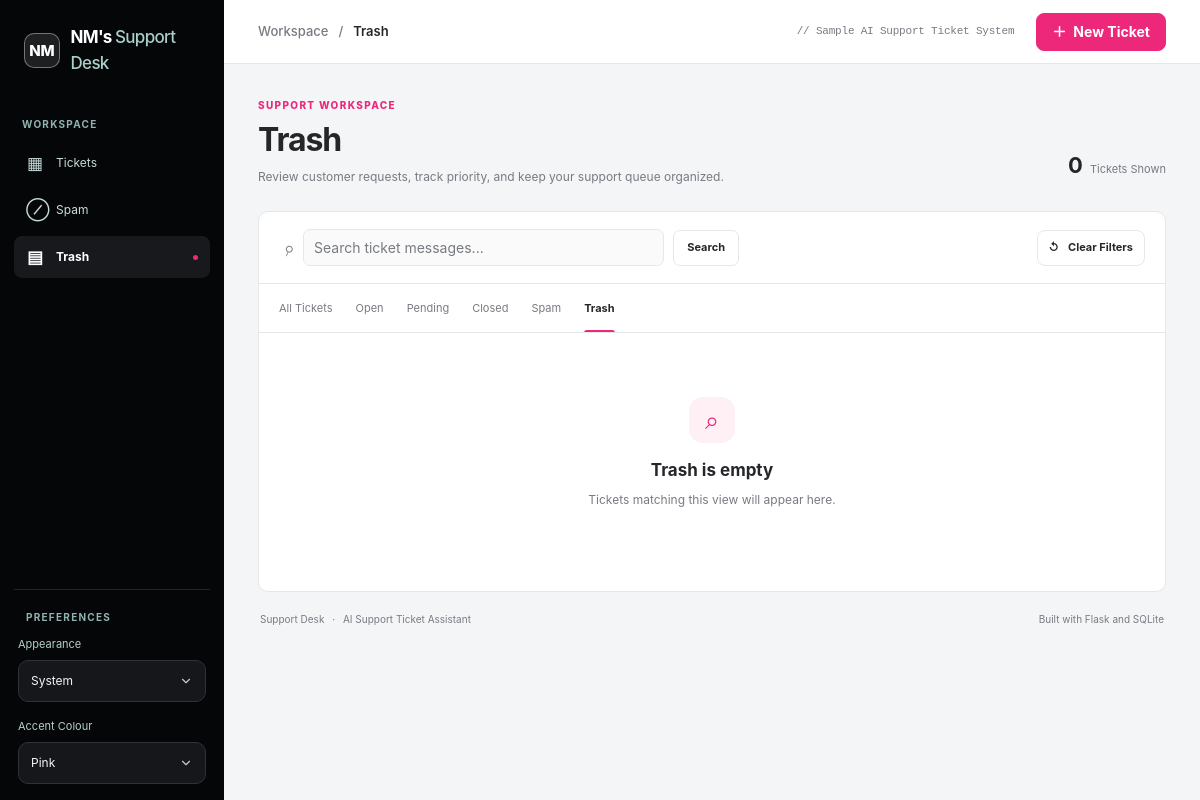
/?view=trash, run on an earlier commit of the app's database.
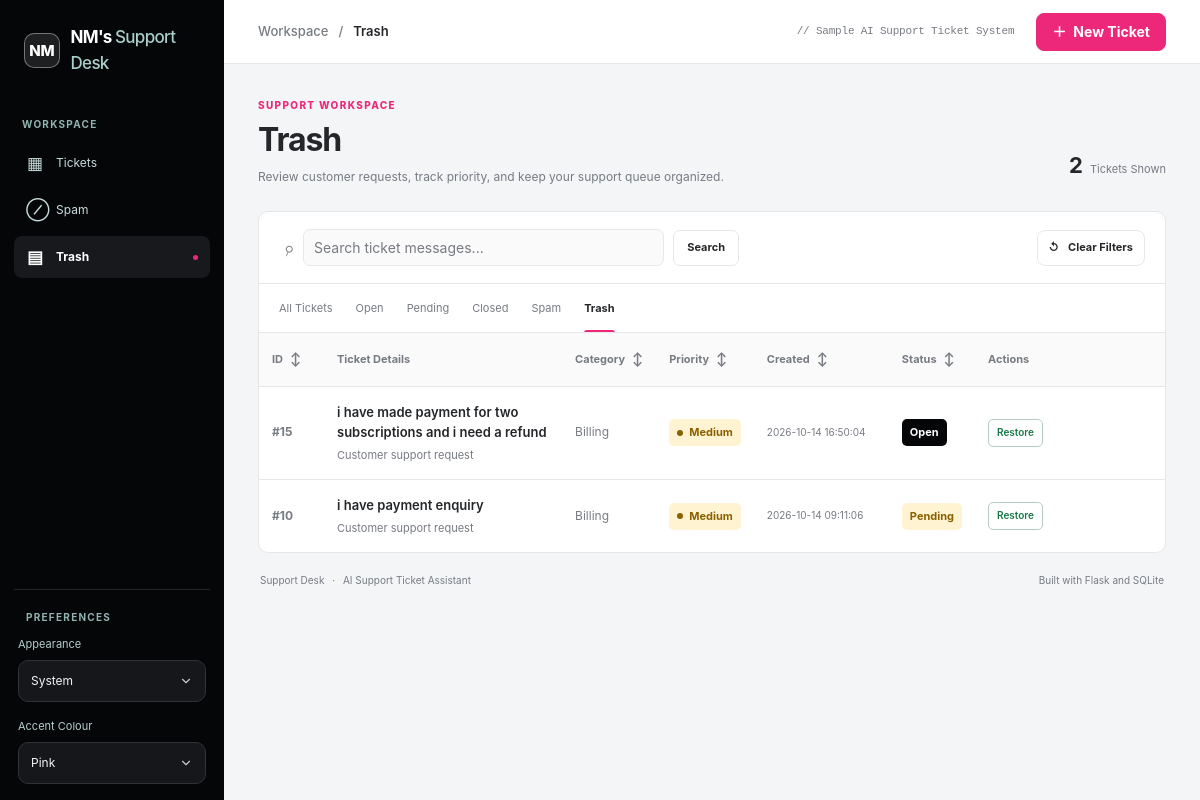
And on a later commit of the database.
### tables this page shows
CREATE TABLE tickets (
                id INTEGER PRIMARY KEY AUTOINCREMENT,
                message TEXT NOT NULL,
                category TEXT NOT NULL,
                priority TEXT NOT NULL,
                created_at TIMESTAMP DEFAULT CURRENT_TIMESTAMP
            , status TEXT NOT NULL DEFAULT 'Open', is_spam INTEGER NOT NULL DEFAULT 0, is_trashed INTEGER NOT NULL DEFAULT 0);

### app.py (the view)
@app.route("/")
def home():
    search = request.args.get("search", "").strip()
    status = request.args.get("status", "").strip() or None
    view = request.args.get("view", "all").strip()
    valid_statuses = {"Open", "Pending", "Closed"}
    valid_views = {"all", "spam", "trash"}
    if status not in valid_statuses:
        status = None
    if view not in valid_views:
        view = "all"
    tickets = get_all_tickets(
        search=search,
        status=status,
        view=view,
    )
    return render_template(
        "index.html",
        tickets=tickets,
        search=search,
        status=status or "",
        view=view,
        message=request.args.get("message"),
        category=request.args.get("category"),
        priority=request.args.get("priority"),
        summary=request.args.get("summary"),
        suggested_response=request.args.get("suggested_response"),
        error=request.args.get("error"),
    )

### database.py (called while the page is built)
def get_connection():
    connection = sqlite3.connect(DATABASE_NAME)
    connection.row_factory = sqlite3.Row
    return connection

### templates/index.html (shortened to what the changed rows need)
<!DOCTYPE html>
<html lang="en">
<head>
    <link rel="stylesheet" href="{{ url_for('static', filename='style.css') }}">
</head>
<body data-open-ticket-dialog="{{ 'true' if error else 'false' }}">
    <div class="app-layout">
        <main class="main-area">
            <div class="content-area">
                <section class="page-heading">
                    <div>
                        <h1>
                            {% if view == 'spam' %}Spam
                            {% elif view == 'trash' %}Trash
                            {% elif status %}{{ status }} Tickets
                            {% else %}Tickets{% endif %}
                        </h1>
                    </div>
                    <div class="heading-count">
                        <strong>{{ tickets|length }}</strong>
                        <span>{% if tickets|length == 1 %}Ticket{% else %}Tickets{% endif %} Shown</span>
                    </div>
                </section>
                <section class="ticket-workspace" aria-label="Ticket management">
                    <nav class="ticket-tabs" aria-label="Ticket filters">
                        <a href="{{ url_for('home', search=search) }}"
                           {% if view == 'all' and not status %}aria-current="page"{% endif %}>All Tickets</a>
                        {% for filter_status in ['Open', 'Pending', 'Closed'] %}
                        <a href="{{ url_for('home', status=filter_status, search=search) }}"
                           {% if view == 'all' and status == filter_status %}aria-current="page"{% endif %}>{{ filter_status }}</a>
                        {% endfor %}
                        <a href="{{ url_for('home', view='spam', search=search) }}"
                           {% if view == 'spam' %}aria-current="page"{% endif %}>Spam</a>
                        <a href="{{ url_for('home', view='trash', search=search) }}"
                           {% if view == 'trash' %}aria-current="page"{% endif %}>Trash</a>
                    </nav>
                    {% if tickets %}
                    <div class="table-wrapper">
                        <table>
                            <thead>
                                <tr>
                                    <th scope="col" class="id-column"><button type="button" class="sort-button" data-sort="id">ID <span class="sort-indicator">↕</span></button></th>
                                    <th scope="col"><span class="actions-heading">Ticket Details</span></th>
                                    <th scope="col"><button type="button" class="sort-button" data-sort="category">Category <span class="sort-indicator">↕</span></button></th>
                                    <th scope="col"><button type="button" class="sort-button" data-sort="priority">Priority <span class="sort-indicator">↕</span></button></th>
                                    <th scope="col"><button type="button" class="sort-button" data-sort="created">Created <span class="sort-indicator">↕</span></button></th>
                                    <th scope="col"><button type="button" class="sort-button" data-sort="status">Status <span class="sort-indicator">↕</span></button></th>
                                    <th scope="col" class="actions-column"><span class="actions-heading">Actions</span></th>
                                </tr>
                            </thead>
                            <tbody>
                                {% for ticket in tickets %}
                                <tr>
                                    <td class="ticket-id" data-value="{{ ticket.id }}">#{{ ticket.id }}</td>
                                    <td class="ticket-message-cell" data-value="{{ ticket.message|e }}">
                                        <div class="ticket-message-title">{{ ticket.message }}</div>
                                        <div class="ticket-subtitle">Customer support request</div>
                                    </td>
                                    <td data-value="{{ ticket.category }}"><span class="category-label">{{ ticket.category }}</span></td>
                                    <td data-value="{{ ticket.priority }}">
                                        <span class="priority-badge {% if ticket.priority == 'High' %}priority-high{% elif ticket.priority == 'Medium' %}priority-medium{% else %}priority-low{% endif %}">
                                            <span class="priority-dot"></span>{{ ticket.priority }}
                                        </span>
                                    </td>
                                    <td class="date-cell" data-value="{{ ticket.created_at }}">{{ ticket.created_at }}</td>
                                    <td data-value="{{ ticket.status }}">
                                        <span class="status-badge {% if ticket.status == 'Open' %}status-open{% elif ticket.status == 'Pending' %}status-pending{% else %}status-closed{% endif %}">
                                            {{ ticket.status }}
                                        </span>
                                    </td>
                                    <td class="ticket-actions">
                                        {% if view == 'trash' %}
                                        <form action="{{ url_for('restore_trashed_ticket', ticket_id=ticket.id) }}" method="POST">
                                            <button type="submit" class="table-action restore-action">Restore</button>
                                        </form>
                                        {% endif %}
                                    </td>
                                </tr>
                                {% endfor %}
                            </tbody>
                        </table>
                    </div>
                    {% else %}
                    <div class="empty-state">
                        <div class="empty-state-icon" aria-hidden="true">⌕</div>
                        <h2>
                            {% if search %}No matching tickets
                            {% elif view == 'spam' %}No spam tickets
                            {% elif view == 'trash' %}Trash is empty
                            {% else %}No tickets in this view{% endif %}
                        </h2>
                        <p>{% if search %}Try another search term or clear your search.{% else %}Tickets matching this view will appear here.{% endif %}</p>
                    </div>
                    {% endif %}
                </section>
            </div>
        </main>
    </div>
</body>
</html>

What changed in the data, as far as the page shows it:
added tickets: id "15", message "i have made payment for two subscriptions and i need a refund", category "Billing", priority "Medium", created_at "2026-10-14 16:50:04", status "Open"
now on this page (row edited): tickets: id "10", message "i have payment enquiry", category "Billing", priority "Medium", created_at "2026-10-14 09:11:06", status "Pending"
Also different on the page:
{{ tickets|length }}: "0" → "2"
text no longer shown: "⌕ Trash is empty Tickets matching this view will appear here."
text now shown: "ID ↕ Ticket Details Category ↕ Priority ↕ Created ↕ Status ↕ Actions"
